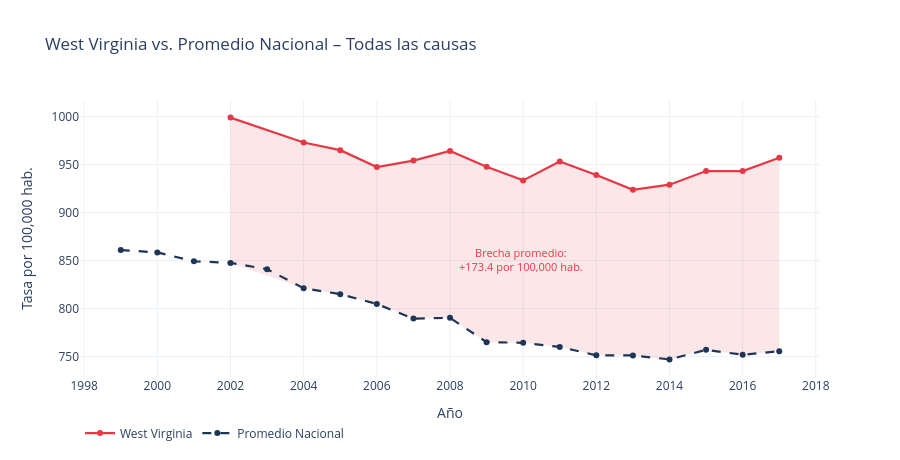

The notebook cell saved with this chart:
### Markdown cell above
## 9.3. West Virginia vs. Promedio Nacional (1999–2017)

### Code cell
wv_total = (estados[(estados['state']=='West Virginia')&(estados['cause_name']=='All causes')]
              .sort_values('year')[['year','age_adjusted_death_rate']])
nac_prom = (estados[estados['cause_name']=='All causes']
              .groupby('year')['age_adjusted_death_rate'].mean().reset_index())

brecha = wv_total.merge(nac_prom, on='year', suffixes=('_wv','_nac'))
brecha['brecha'] = brecha['age_adjusted_death_rate_wv'] - brecha['age_adjusted_death_rate_nac']
brecha_prom = brecha['brecha'].mean()

# Usar .iloc para evitar IndexError
brecha_ini = brecha.iloc[0]['brecha'] if len(brecha) > 0 else 0
brecha_fin = brecha.iloc[-1]['brecha'] if len(brecha) > 0 else 0

print(f"Brecha inicio: {brecha_ini:.1f} | Brecha fin: {brecha_fin:.1f} | Promedio: {brecha_prom:.1f}")

fig = go.Figure()
fig.add_traces([
    go.Scatter(x=list(brecha['year'])+list(brecha['year'][::-1]),
               y=list(brecha['age_adjusted_death_rate_wv'])+list(brecha['age_adjusted_death_rate_nac'][::-1]),
               fill='toself', fillcolor='rgba(230,57,70,0.12)',
               line=dict(color='rgba(0,0,0,0)'), showlegend=False),
    go.Scatter(x=wv_total['year'], y=wv_total['age_adjusted_death_rate'],
               mode='lines+markers', name='West Virginia',
               line=dict(color='#E63946', width=2.2)),
    go.Scatter(x=nac_prom['year'], y=nac_prom['age_adjusted_death_rate'],
               mode='lines+markers', name='Promedio Nacional',
               line=dict(color='#1D3557', width=2.2, dash='dash'))
])
fig.add_annotation(x=brecha['year'].mean(), y=brecha['age_adjusted_death_rate_wv'].mean()-100,
                   text=f"Brecha promedio:<br>+{brecha_prom:.1f} por 100,000 hab.",
                   font=dict(color='#E63946', size=11), showarrow=False)
fig.update_layout(title='West Virginia vs. Promedio Nacional – Todas las causas',
                  xaxis_title='Año', yaxis_title='Tasa por 100,000 hab.',
                  height=460, template='plotly_white',
                  xaxis=dict(tickmode='linear', tick0=int(brecha['year'].min()), dtick=2),
                  legend=dict(orientation='h', y=-0.15))
fig.show()

# Tabla de brecha
tabla_brecha = brecha[brecha['year'].isin(brecha['year'].unique()[::len(brecha)//6])].copy()
tabla_brecha.columns = ['Año','WV (tasa)','Nacional (promedio)','Brecha (WV − Nac.)']
print("\nBrecha entre West Virginia y el promedio nacional:")
print(tabla_brecha.round(1).to_string(index=False))

### Figure 1 — Plotly figure (JSON) as saved in the notebook; plotly's stock layout.template omitted (floating-point values rounded to 4 significant figures)
{"data": [{"fill": "toself", "fillcolor": "rgba(230,57,70,0.12)", "line": {"color": "rgba(0,0,0,0)"}, "showlegend": false, "type": "scatter", "x": [2002, 2004, 2005, 2006, 2007, 2008, 2009, 2010, 2011, 2012, 2013, 2014, 2015, 2016, 2017, 2017, 2016, 2015, 2014, 2013, 2012, 2011, 2010, 2009, 2008, 2007, 2006, 2005, 2004, 2002], "y": [999.0, 973.0, 965.1, 947.5, 954.2, 964.3, 947.7, 933.6, 953.2, 939.3, 923.8, 929.1, 943.4, 943.3, 957.1, 755.7, 752.0, 757.1, 747.1, 751.2, 751.4, 760.2, 764.5, 765.1, 790.4, 789.6, 804.9, 815.1, 821.3, 847.7]}, {"line": {"color": "#E63946", "width": 2.2}, "mode": "lines+markers", "name": "West Virginia", "type": "scatter", "x": [2002, 2004, 2005, 2006, 2007, 2008, 2009, 2010, 2011, 2012, 2013, 2014, 2015, 2016, 2017], "y": [999.0, 973.0, 965.1, 947.5, 954.2, 964.3, 947.7, 933.6, 953.2, 939.3, 923.8, 929.1, 943.4, 943.3, 957.1]}, {"line": {"color": "#1D3557", "dash": "dash", "width": 2.2}, "mode": "lines+markers", "name": "Promedio Nacional", "type": "scatter", "x": [1999, 2000, 2001, 2002, 2003, 2004, 2005, 2006, 2007, 2008, 2009, 2010, 2011, 2012, 2013, 2014, 2015, 2016, 2017], "y": [861.1, 858.6, 849.4, 847.7, 841.1, 821.3, 815.1, 804.9, 789.6, 790.4, 765.1, 764.5, 760.2, 751.4, 751.2, 747.1, 757.1, 752.0, 755.7]}], "layout": {"annotations": [{"font": {"color": "#E63946", "size": 11}, "showarrow": false, "text": "Brecha promedio:<br>+173.4 por 100,000 hab.", "x": 2010.0, "y": 851.6}], "height": 460, "legend": {"orientation": "h", "y": -0.15}, "title": {"text": "West Virginia vs. Promedio Nacional – Todas las causas"}, "xaxis": {"dtick": 2, "tick0": 2002, "tickmode": "linear", "title": {"text": "Año"}}, "yaxis": {"title": {"text": "Tasa por 100,000 hab."}}}}
